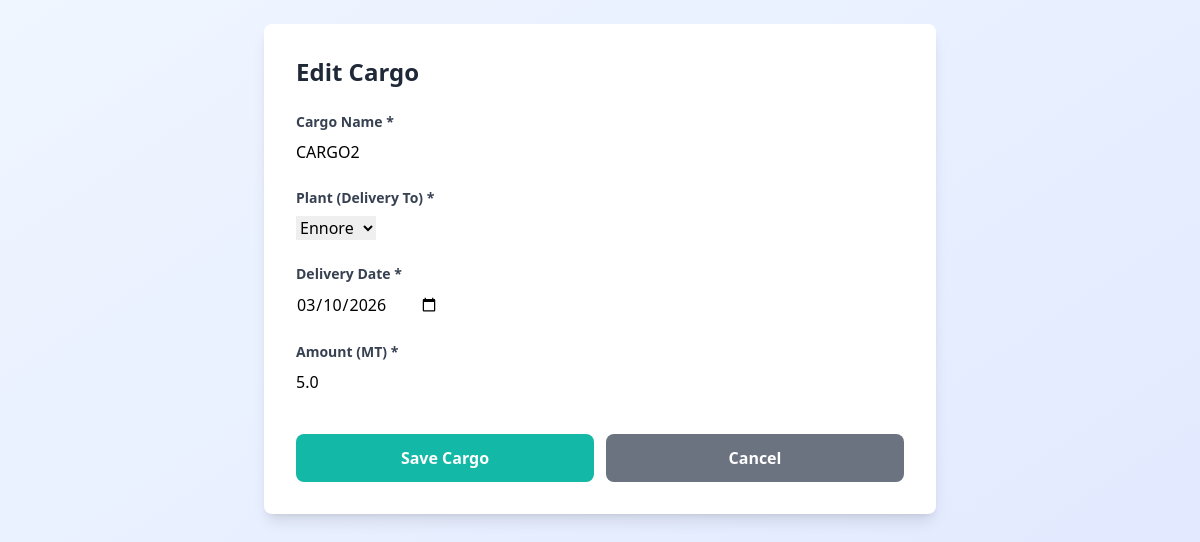
The page /cargo/41/edit/ (signed in) on the database its author committed.
### lng_planner/models.py (models this page shows, shortened)
class Cargo(models.Model):
    simulation = models.ForeignKey(Simulation, on_delete=models.CASCADE, related_name='cargos')
    plant = models.ForeignKey(Plant, on_delete=models.CASCADE, related_name='cargos')
    cargo_name = models.CharField(max_length=200)
    delivery_date = models.DateField()
    amount = models.FloatField(validators=[MinValueValidator(0)], help_text="MT")
    created_at = models.DateTimeField(auto_now_add=True)
    class Meta:
        ordering = ['delivery_date', 'plant__name', 'cargo_name']

### lng_planner/views.py (the view)
# urls.py: path('cargo/<int:cargo_id>/edit/', views.edit_cargo, name='edit_cargo'),
@login_required
def edit_cargo(request, cargo_id):
    cargo = get_object_or_404(Cargo, pk=cargo_id, simulation__user=request.user)
    simulation = cargo.simulation
    if request.method == 'POST':
        form = CargoForm(request.POST, instance=cargo)
        if form.is_valid():
            form.save()
            messages.success(request, 'Cargo updated successfully!')
            return redirect('lng_planner:dashboard')
    else:
        form = CargoForm(instance=cargo)
    return render(request, 'lng_planner/cargo_form.html', {
        'form': form,
        'simulation': simulation,
        'title': 'Edit Cargo'
    })

### lng_planner/forms.py
class CargoForm(forms.ModelForm):
    class Meta:
        model = Cargo
        fields = ['cargo_name', 'plant', 'delivery_date', 'amount']
        widgets = {
            'cargo_name': forms.TextInput(attrs={'class': 'form-control', 'placeholder': 'Cargo Name'}),
            'plant': forms.Select(attrs={'class': 'form-control'}),
            'delivery_date': forms.DateInput(attrs={'class': 'form-control', 'type': 'date'}),
            'amount': forms.NumberInput(attrs={'class': 'form-control', 'placeholder': 'MT', 'step': '0.01'}),
        }

### lng_planner/models.py (called while the page is built)
    def __str__(self):
        return self.name

### lng_planner/templates/lng_planner/cargo_form.html (shortened to what this page needs)
{% load static %}
<!DOCTYPE html>
<html lang="en">
<head>
    <script src="https://cdn.tailwindcss.com"></script>
</head>
<body class="bg-gradient-to-br from-blue-50 to-indigo-100 min-h-screen p-6">
    <div class="max-w-2xl mx-auto">
        <div class="bg-white rounded-lg shadow-lg p-8">
            <h2 class="text-2xl font-bold text-gray-800 mb-6">{{ title }}</h2>
            <form method="post" class="space-y-6">
                <div>
                    <label for="id_cargo_name" class="block text-sm font-semibold text-gray-700 mb-2">
                        Cargo Name *
                    </label>
                    {{ form.cargo_name }}
                </div>
                <div>
                    <label for="id_plant" class="block text-sm font-semibold text-gray-700 mb-2">
                        Plant (Delivery To) *
                    </label>
                    {{ form.plant }}
                </div>
                <div>
                    <label for="id_delivery_date" class="block text-sm font-semibold text-gray-700 mb-2">
                        Delivery Date *
                    </label>
                    {{ form.delivery_date }}
                </div>
                <div>
                    <label for="id_amount" class="block text-sm font-semibold text-gray-700 mb-2">
                        Amount (MT) *
                    </label>
                    {{ form.amount }}
                </div>
                <div class="flex gap-3 pt-4">
                    <button type="submit" class="flex-1 bg-teal-500 text-white px-6 py-3 rounded-lg hover:bg-teal-600 transition font-semibold">
                        Save Cargo
                    </button>
                    <a href="{% url 'lng_planner:dashboard' %}" class="flex-1 bg-gray-500 text-white px-6 py-3 rounded-lg hover:bg-gray-600 transition text-center font-semibold">
                        Cancel
                    </a>
                </div>
            </form>
        </div>
    </div>
</body>
</html>

### rows shown on the page
Cargo: cargo_name "CARGO2", plant "Ennore", delivery_date "03/10/2026", amount "5.0"

### other values the page prints
{{ title }} "Edit Cargo"
